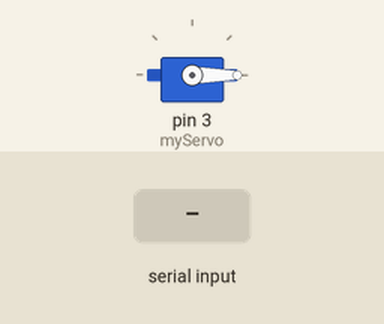
Recording of a sketch running on a simulated Arduino Uno, built with avr-gcc and run on an emulated ATmega328P. Parts: servo. The inputs (shaded band) are chosen by the test bench.

Above: at 1.2 s.
1.3 s: "1" received over Serial
At 2.5 s:
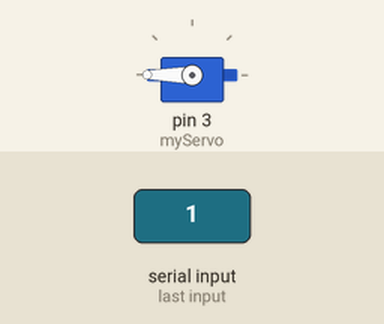
2.8 s: "0" received over Serial
At 3.8 s:
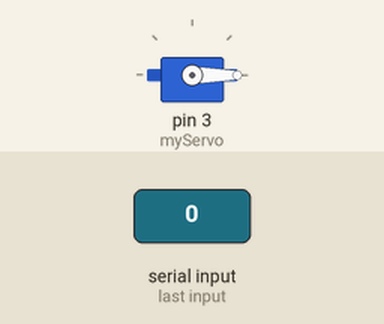
Timing chart, 0 to 5.8 s (numbered marks = the images above; inputs shaded):
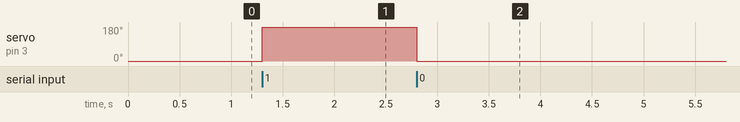

The sketch:

arduino_servo_test.ino
```cpp
#include <Servo.h>

Servo myServo;

int openAngle = 0;   // زاوية فتح المصيدة (السمكة تحت)
int closeAngle = 180; // زاوية قفل المصيدة (السمكة فوق)

void setup() {
  Serial.begin(9600);
  myServo.attach(3);  // السيرفو موصل بمنفذ 9
  myServo.write(openAngle); // افتح المصيدة أول ما يشتغل
}

void loop() {
  if (Serial.available() > 0) {
    char command = Serial.read();

    if (command == '1') {
      myServo.write(closeAngle); // السمكة فوق -> قفل السيرفو
    }
    else if (command == '0') {
      myServo.write(openAngle);  // السمكة تحت -> افتح السيرفو
    }
  }
}

/*
=============================================================
ملاحظات للمستقبل (Future Reference):
=============================================================
- هذا الملف يحتوي على كود الأردوينو الخاص باختبار حركة السيرفو.
- وظيفة هذا الملف هي العمل كـ "جسر تواصل" بين كود بايثون في الويندوز ومحرك السيرفو عبر الاتصال التسلسلي (Serial).
- لتشغيل هذا الملف أو التعديل عليه ورفعه للوحة، يجب عليك تحميل وتثبيت بيئة تطوير الأردوينو الرسمية (Arduino IDE).
- لا تنسَ التأكد من تطابق رقم منفذ الـ (COM Port) بين كود بايثون وهذا الأردوينو عند التشغيل.
=============================================================
*/
```

Measured:
- after the input at 1.3 s, servo on pin 3 (myServo): 0° → 180° at once
- after the input at 2.8 s, servo on pin 3 (myServo): 180° → 0° at once
